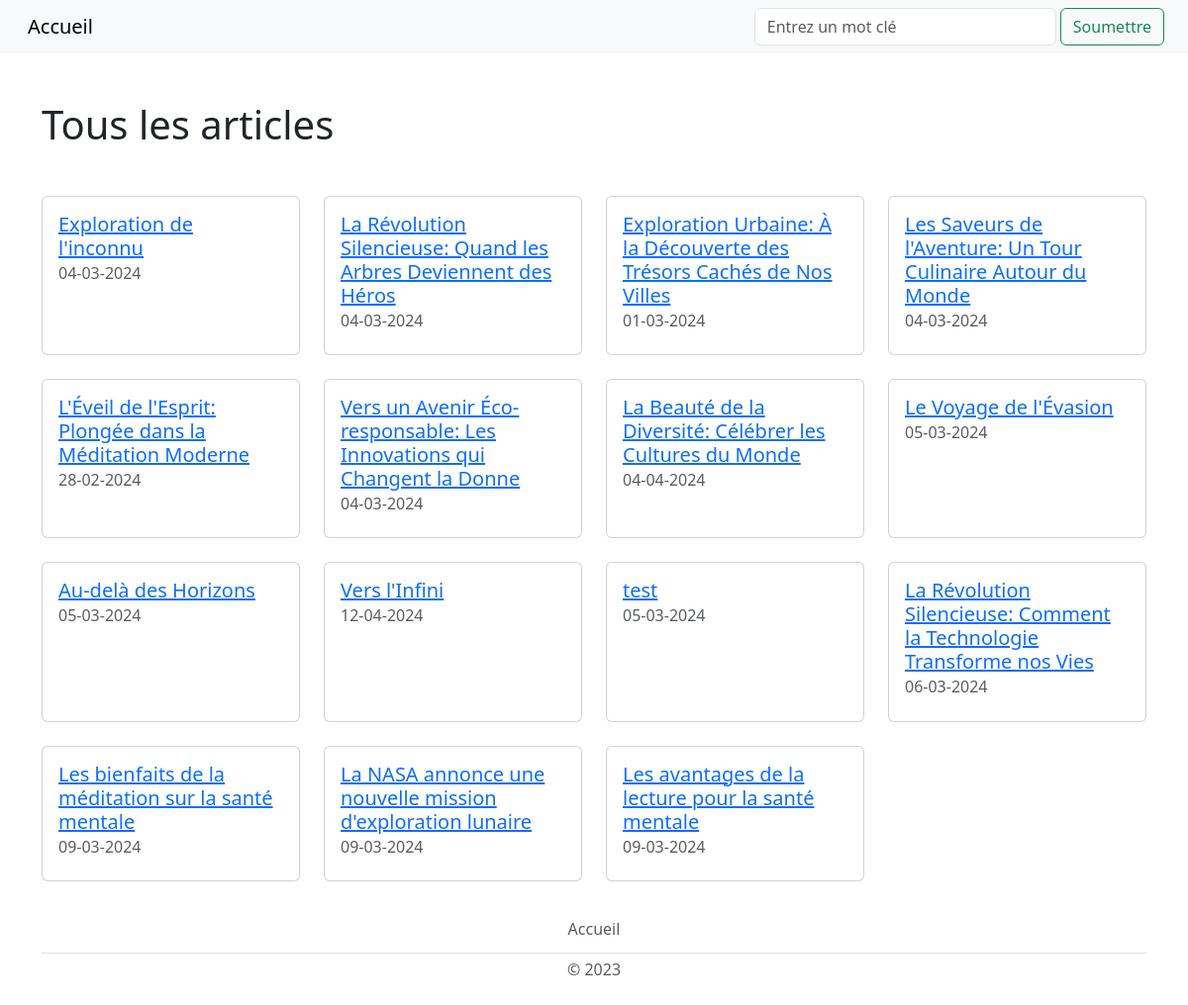
/resultats/, run on an earlier commit of the app's database.
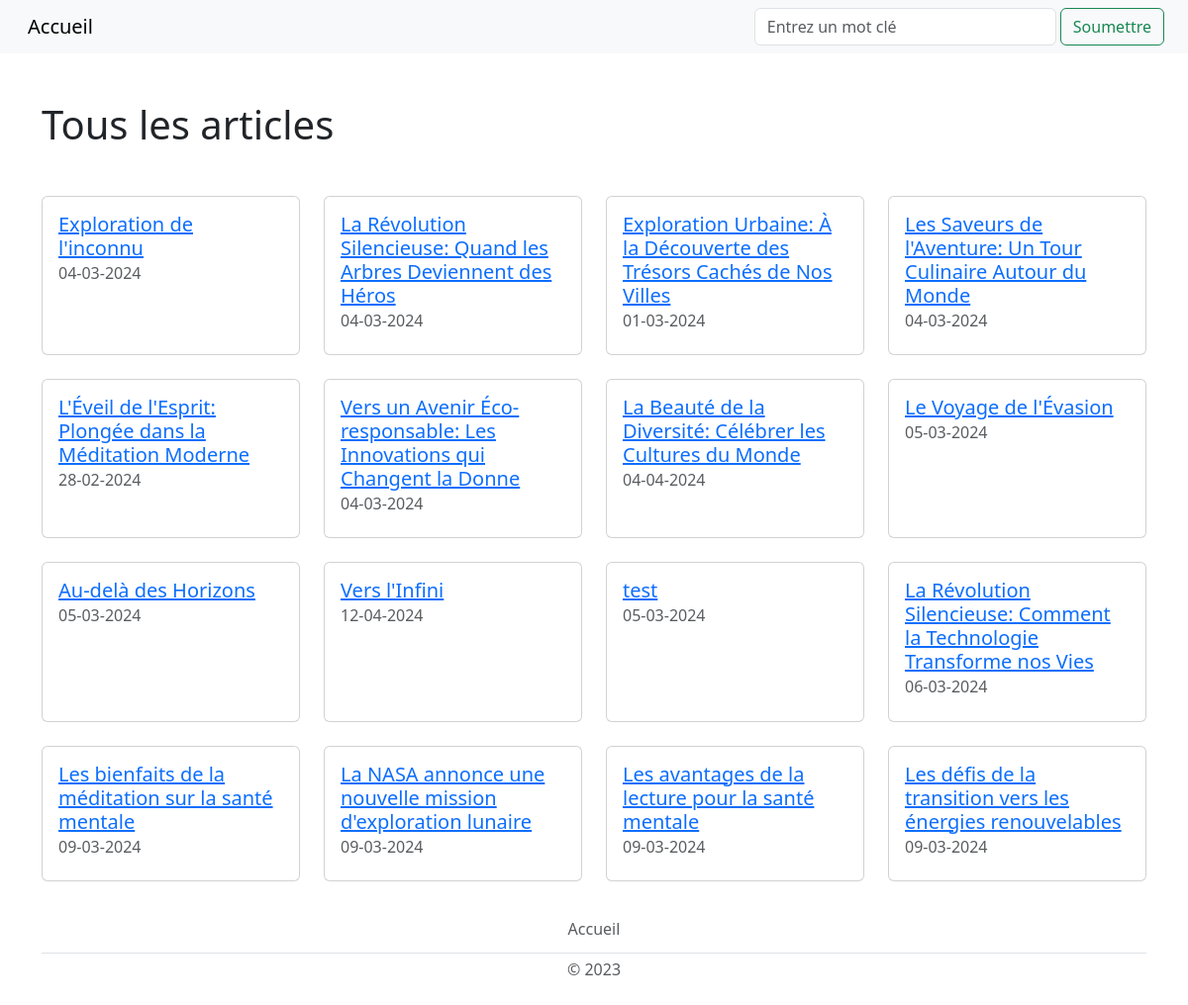
And on a later commit of the database.
### tables this page shows
CREATE TABLE ARTICLES (
    id_article VARCHAR(50) PRIMARY KEY,
    titre_article varchar(100) NOT NULL,
    date_publication DATE NOT NULL,
    contenu TEXT NOT NULL,
    id_utilisateur INTEGER NOT NULL,
    CONSTRAINT fk_auteur FOREIGN KEY (id_utilisateur) REFERENCES UTILISATEURS(id_utilisateur)
);

### recherche.py (the view)
@app.route('/resultats/<query>', methods=['GET'])
@app.route('/resultats/', defaults={'query': None}, methods=['GET'])
def resultats(query):
    titre="Résultats"
    if query:
        db = Database.get_db()
        articles = db.get_articles(query)
    else:
        db = Database.get_db()
        articles = db.get_articles()
    return render_template('resultats.html', query=query, articles=articles,
                           titre=titre)

### app.py (called while the page is built)
@app.teardown_appcontext
def close_connection(exception):
    db = getattr(g, '_database', None)
    if db is not None:
        db.disconnect()

### database.py (called while the page is built)
    @staticmethod
    def get_db():
        database = getattr(g, '_database', None)
        if database is None:
            g._database = Database()
        return g._database

    def disconnect(self):
        if self.user_connection is not None:
            self.user_connection.close()
        if self.photo_connection is not None:
            self.photo_connection.close()
        if self.session_connection is not None:
            self.session_connection.close()
        if self.article_connection is not None:
            self.article_connection.close()

    def get_article_connection(self):
        if self.article_connection is None:
            self.article_connection = sqlite3.connect('db/articles.db')
        return self.article_connection

    def get_articles(self, recherche_input=None):
        cursor = self.get_article_connection().cursor()
        if recherche_input:
            cursor.execute(
                "SELECT * FROM articles WHERE titre_article LIKE ? OR "
                "contenu LIKE ?",
                ('%' + recherche_input + '%', '%' + recherche_input + '%'))
        else:
            cursor.execute(
                "SELECT id_article, titre_article, date_publication, "
                "contenu, id_utilisateur FROM articles")
        return cursor.fetchall()

### templates/resultats.html
{% extends "layout.html" %}
{% block content %}
    <div class="container">
        {% if query %}
            <h1 class="my-5">Résultats de la recherche pour "{{ query }}"</h1>
        {% else %}
            <h1 class="my-5">Tous les articles</h1>
        {% endif %}
        <div class="row row-cols-1 row-cols-md-2 row-cols-lg-4">
            {% for article in articles %}
                <div class="col mb-4">
                    <div class="card h-100">
                        <div class="card-body">
                            <a href="{{ url_for('article', identifiant=article[0]) }}"
                               class="card-link">
                                <h5 class="card-title">{{ article[1] }}</h5>
                            </a>
                            <h6 class="card-subtitle mb-2 text-muted">{{ article[2] }}</h6>
                        </div>
                    </div>
                </div>
            {% endfor %}
        </div>
    </div>
{% endblock %}

### templates/layout.html (shortened to what this page needs)
<!DOCTYPE html>
<html lang="fr">
<head>
    <link href="https://cdn.jsdelivr.net/npm/bootstrap@5.3.0-alpha1/dist/css/bootstrap.min.css"
          rel="stylesheet">
    <link rel="stylesheet"
          href="{{ url_for('static', filename='css/style.css') }}">
</head>
<body style="display: flex; flex-direction: column; min-height: 100vh;">
<nav class="navbar navbar-expand-lg bg-body-tertiary">
    <div class="container-fluid">
        <ul class="navbar-nav">
            <li class="nav-item">
                <a class="navbar-brand px-3" href="{{ url_for('accueil') }}">Accueil</a>
            </li>
        </ul>
        <form action="{{ url_for('recherche') }}" class="d-flex mx-2"
              method="POST" role="search">
            <label>
                <input class="form-control me-5" name="recherche_input"
                       placeholder="Entrez un mot clé"
                       type="search"
                       title="Pour voir tous les articles, laisser le champ vide et cliquer sur Soumettre.">
            </label>
            <button class="btn btn-outline-success mx-1" type="submit">
                Soumettre
            </button>
        </form>
    </div>
</nav>
{% block content %}{% endblock %}
<footer class="py-1 my-1 mt-auto">
    <div class="container">
        <ul class="nav justify-content-center border-bottom pb-1 mb-1">
            <li class="nav-item"><a href="{{ url_for('accueil') }}"
                                    class="nav-link px-2 text-body-secondary">Accueil</a>
            </li>
        </ul>
        <p class="text-center text-body-secondary">© 2023</p>
    </div>
</footer>
</body>
</html>

What changed in the data, as far as the page shows it:
added ARTICLES: titre_article "Les défis de la transition vers les énergies renouvelables", date_publication "09-03-2024"
